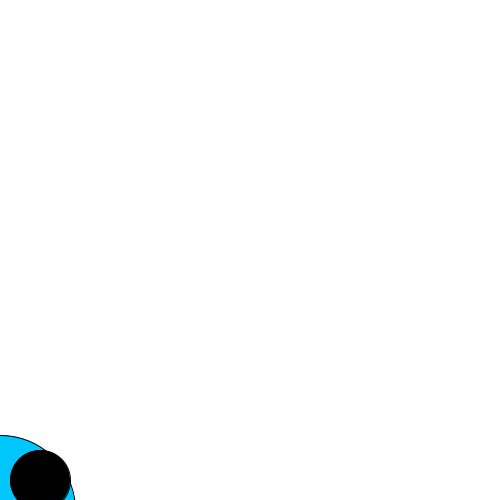
Frame 1 (no input)
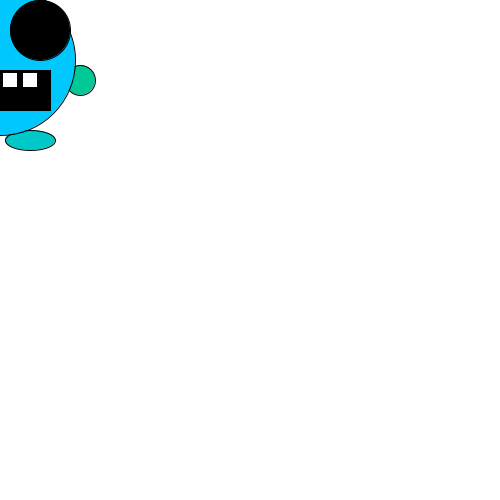
Frame 60 (the mouse pressed at the canvas centre just before this capture)
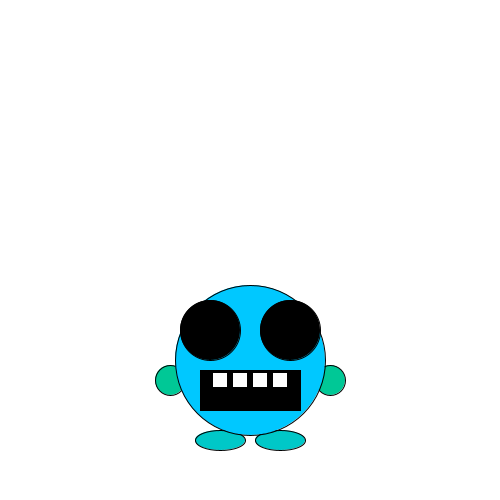
Frame 120 (the mouse held since frame 60 and released just before this capture)

The Processing sketch that drew these frames (run headless with seeded random() and noise(); from frame 60 on, the mouse is pressed at the canvas centre):

// Processing sketch: processing_130082
// ── processing_130082.pde

int monsterX;
int monsterY;
int richting;
int teller;
boolean test;


void setup(){
size(500,500);
background(255,255,255);
monsterY = 500;
richting = 10;
teller = 0;
test = true;
}
 
void draw(){
  monsterX = mouseX;
  monsterY = monsterY + richting;
background(255,255,255);

if(monsterY < 0|| monsterY > height){
richting = -richting;
teller = teller + 1;
}
   
  fill(0,200,200);
ellipseMode(CENTER);
ellipse(monsterX+30,monsterY+80,50,20);
 
fill(0,200,200);
ellipseMode(CENTER);
ellipse(monsterX-30,monsterY+80,50,20);
   
  stroke(0);
fill(0,200,150);
ellipseMode(CENTER);
ellipse(monsterX-80,monsterY+20,30,30);
 
stroke(0);
fill(0,200,150);
ellipseMode(CENTER);
ellipse(monsterX+80,monsterY+20,30,30);
 
stroke(0);
if(test){fill(0,200,255);}
if(!test){fill(5,100,20);}
if(teller == 10){ teller = 0; test = !test;}

ellipseMode(CENTER);
ellipse(monsterX,monsterY,150,150);
 
stroke(0);
fill(0);
ellipseMode(CENTER);
ellipse(monsterX-40,monsterY-30,60,60);
 
stroke(0);
fill(0);
ellipseMode(CENTER);
ellipse(monsterX+40,monsterY-30,60,60);
 
 
 
stroke(0);
fill(0);
rectMode(CENTER);
rect(monsterX,monsterY+30,100,40);
 
stroke(0);
fill(255);
rect(monsterX-30,monsterY+20,15,15);
 
stroke(0);
fill(255);
rect(monsterX-10,monsterY+20,15,15);
 
stroke(0);
fill(255);
rect(monsterX+10,monsterY+20,15,15);
 
stroke(0);
fill(255);
rect(monsterX+30,monsterY+20,15,15);
 
 println(teller);

}
